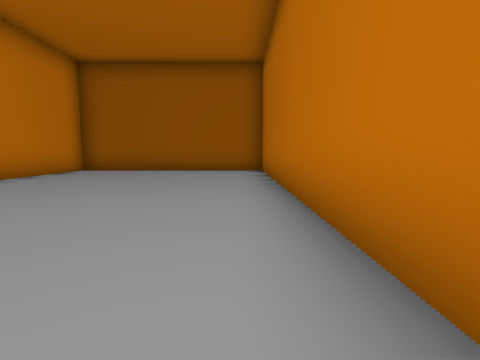
[1] (above)

13 first-person views from a walk through a 3-D level made in the Unity game engine. The camera is 1.2 m above the floor, tilts 6° down and sees 85° across. The floor is counted in squares, 2 m on a side. Each view is taken from the middle of a square. On the plan, view 1 faces up. The plan holds only what a view shows up to about 9 squares ahead; the rest is blank.

[2]
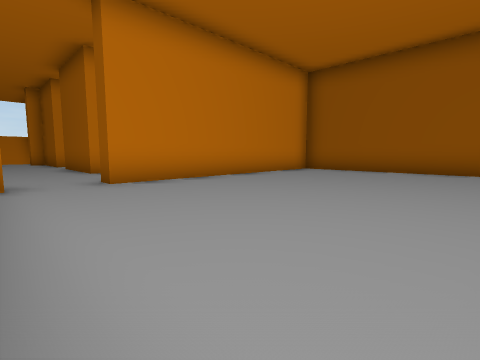

[3]
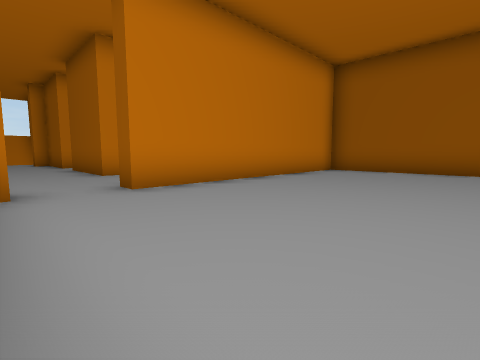

[4]
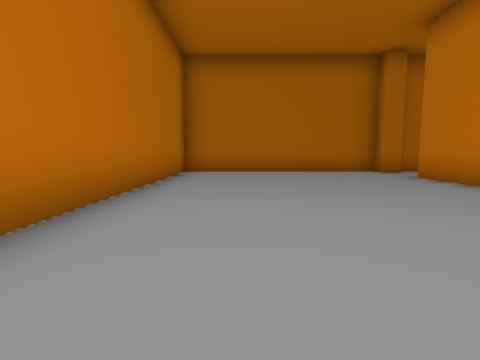

[5]
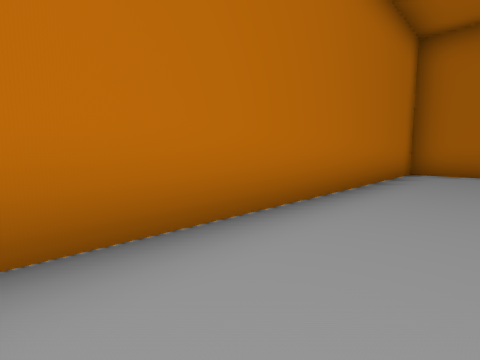

[6]
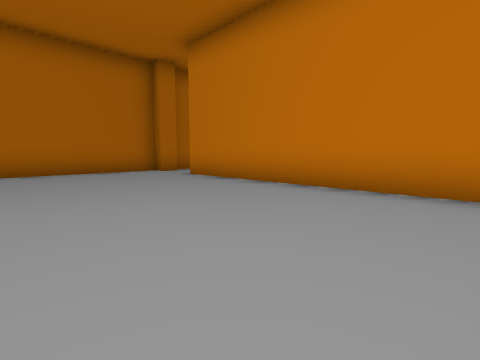

[7]
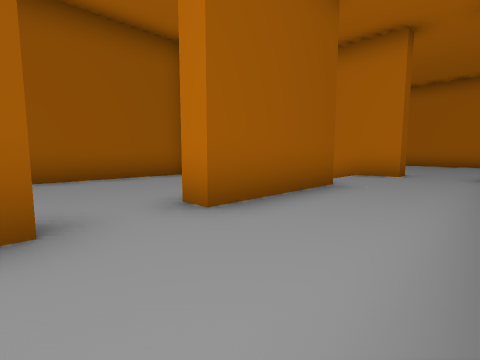

[8]
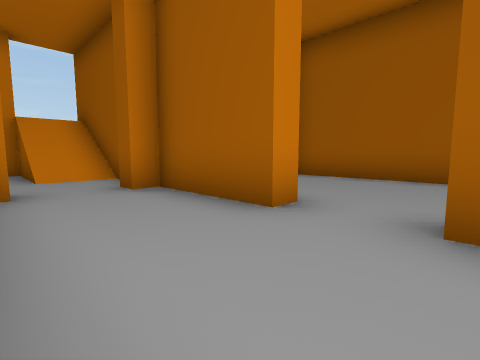

[9]
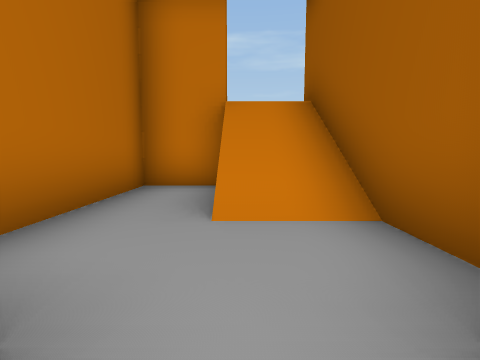

[10]
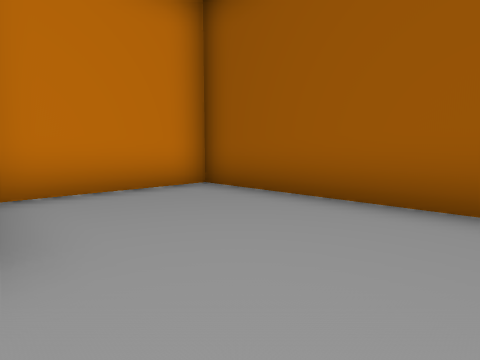

[11]
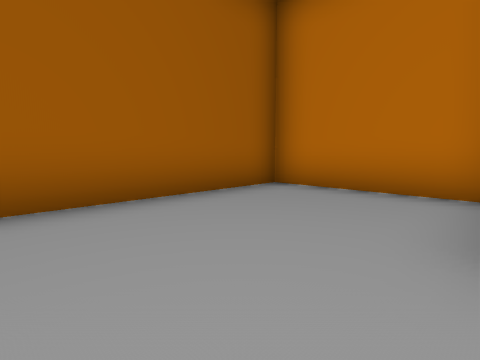

[12]
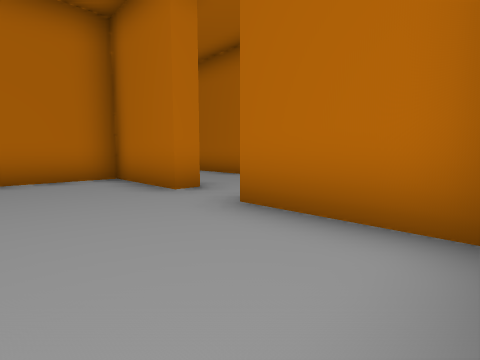

[13]
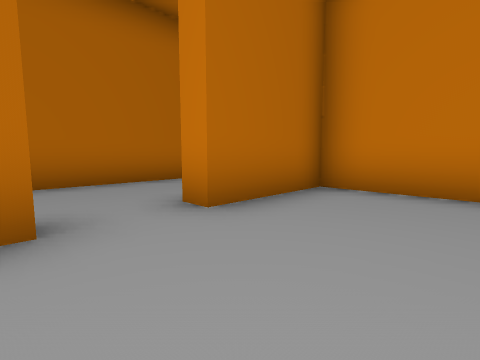

### Floor plan
Key: @ floor where view 1 was taken; # wall or solid block; x gap in a wall; . main floor; : floor 3 m higher than the main floor; / step, stairs or slope.
Columns run from 20 left of view 1 to 1 right of it. Each row starts with its distance up from view 1.
  9               ########
  8               #......#
  7               #......#
  6     ########  #......#
  5     #......#  #......#
  4     #......#  #......#
  3 x####......#//#......#
  2 ://.####.###..#......#
  1 ://..................#
  0 #...#.........#.....@#
 -1 ##### ################

Positions as (right, up) in squares from view 1, and headings:
1: (0, 0), facing up
2: (0, 0), facing up-left
3: (-1, 0), facing up-left
4: (-1, 8), facing down
5: (-1, 8), facing down-right
6: (-1, 8), facing down-left
7: (-13, 0), facing up-right
8: (-11, 0), facing up-left
9: (-15, 1), facing left
10: (-11, 3), facing up-left
11: (-13, 3), facing up-right
12: (-15, 5), facing down-right
13: (-11, 5), facing down-left
